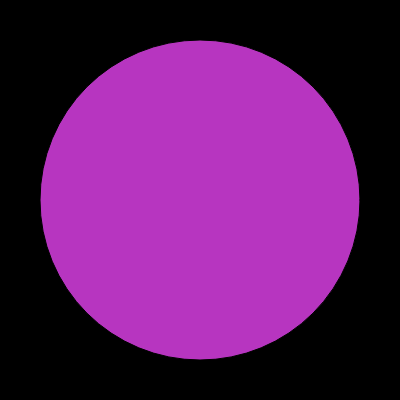
Frame 1 (no input)
Frame 60 (no input): identical to frame 1, image omitted
Frame 120 (the mouse pressed at the canvas centre since frame 60): identical to frame 1, image omitted

The p5.js sketch that drew this single still picture (run headless with seeded random() and noise() and a simulated clock; from frame 60 on, the mouse is pressed at the canvas centre):

// p5.js sketch
// ── sketch.js
let r;
let g;
let b;

function setup() {
    createCanvas(400, 400);
    r = random(256);
    g = random(256);
    b = random(256);
}

function draw() {
    background(0);
    fill(r, g, b);
    circle(width / 2, height / 2, width * 0.8);
    // r++;
    // r %= 255;
    // g++;
    // g %= 255;
    // b++;
    // b %= 255;
}
